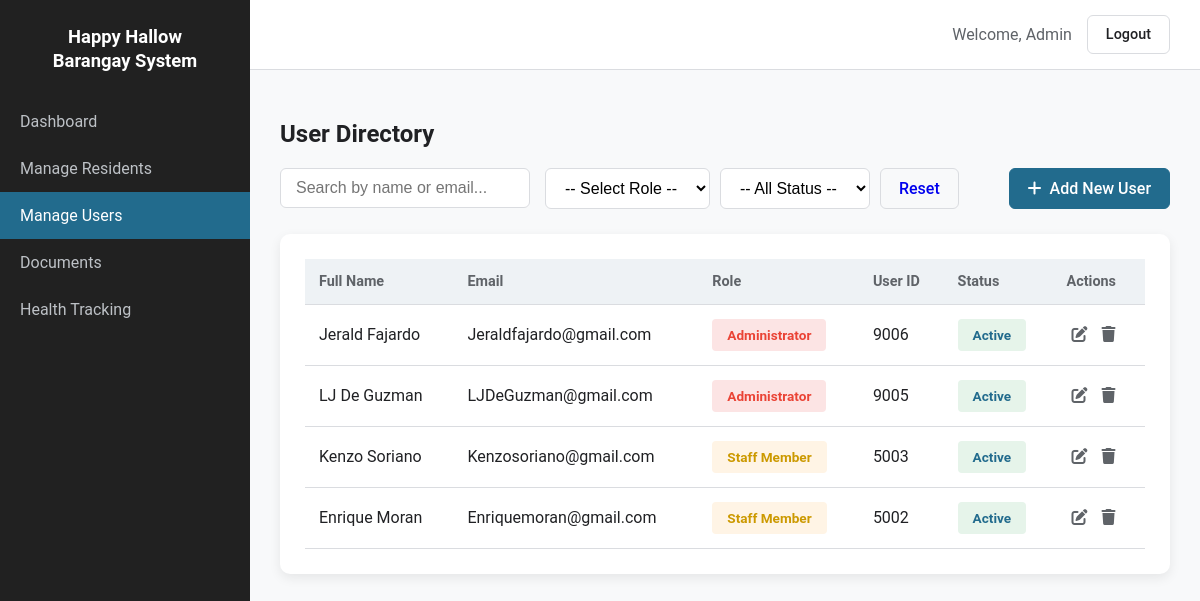
The page /admin/users.php (signed in) on the database its author committed.
### tables this page shows
CREATE TABLE IF NOT EXISTS `users` (
  `user_id` int NOT NULL AUTO_INCREMENT,
  `fullname` varchar(255) DEFAULT NULL,
  `email` varchar(100) NOT NULL,
  `password` varchar(255) NOT NULL,
  `role` varchar(10) NOT NULL,
  `status` varchar(10) NOT NULL DEFAULT 'active',
  PRIMARY KEY (`user_id`)
);

### admin/users.php (the view, shortened to what this page needs)
<?php
$logged_in_username = isset($_SESSION['user_name']) ? htmlspecialchars($_SESSION['user_name']) : 'Admin';
require_once 'db_connect.php';
$search_term = $_GET['search'] ?? '';
function getRoleBadge($role) {
    switch(strtolower($role)) {
        case 'admin': return ['text' => 'Administrator', 'class' => 'badge-admin', 'permission' => 'Full control over all system data, including residents, users, and documents.'];
        case 'staff': return ['text' => 'Staff Member', 'class' => 'badge-staff', 'permission' => 'Can manage (add/edit/view) residents and documents, but has limited user management access.'];
    }
}
function getStatusBadge($status) {
    $status = strtolower($status);
    if ($status == 'active') {
        return ['text' => 'Active', 'class' => 'badge-active'];
    }
    return ['text' => ucfirst($status), 'class' => 'badge-none'];
}
$data = ['count' => 0, 'users' => []];
$sql = "SELECT user_id, fullname, email, role, status FROM users";
$sql .= " ORDER BY user_id DESC";
try {
    $stmt = $conn->prepare($sql);
    $stmt->execute();
    $result = $stmt->get_result();
    if ($result && $result->num_rows > 0) {
        $users_array = [];
        while($row = $result->fetch_assoc()) {
            $users_array[] = $row;
        }
        $data['users'] = $users_array;
        $data['count'] = count($users_array);
    }
} catch (Exception $e) {
    $_SESSION['error_message'] = "Database Error: " . htmlspecialchars($e->getMessage());
}
function renderUserTableRows($users) {
    $rowsHtml = '';
    foreach ($users as $user) {
        $roleBadge = getRoleBadge($user['role']);
        $statusBadge = getStatusBadge($user['status']);
        $userId = htmlspecialchars($user['user_id']);
        $fullname = htmlspecialchars($user['fullname'] ?? '');
        $email = htmlspecialchars($user['email'] ?? '');
        $createdAt = htmlspecialchars($user['created_at'] ?? 'N/A');
        $rowsHtml .= '
            <tr class="user-row" data-user-id="' . $userId . '">
                <td>' . $fullname . '</td>
                <td>' . $email . '</td>
                <td><span class="special-status-bar ' . $roleBadge['class'] . '" style="margin-bottom: 0;">' . $roleBadge['text'] . '</span></td>
                <td>' . $userId . '</td>
                <td><span class="special-status-bar ' . $statusBadge['class'] . '" style="margin-bottom: 0;">' . $statusBadge['text'] . '</span></td>
                <td>
                    <div class="action-icon-group">
                        <a href="edit_user.php?id=' . $userId . '" class="action-btn edit-btn" title="Edit User">
                            <i class="fas fa-edit"></i> </a>
                        <a href="delete_user.php?id=' . $userId . '" class="action-btn delete-btn" title="Delete User" onclick="return confirm(\'Are you sure you want to delete this user (ID: ' . $userId . ')?\');">
                            <i class="fas fa-trash"></i> </a>
                    </div>
                </td>
            </tr>';
        $rowsHtml .= '
            <tr class="detail-row" data-detail-id="' . $userId . '">
                <td colspan="6">
                    <div class="detail-container">
                        <div class="special-status-bar ' . $roleBadge['class'] . '">
                            Role: ' . $roleBadge['text'] . '
                        </div>
                        <div class="detail-tabs">
                            <span class="detail-tab active" data-tab="account-' . $userId . '">Account Info</span>
                            <span class="detail-tab" data-tab="permissions-' . $userId . '">Role & Permissions</span>
                        </div>
                        <div class="tab-content active" id="account-' . $userId . '">
                            <div class="detail-grid">
                                <div class="detail-box">
                                    <h4>IDENTIFICATION</h4>
                                    <p><strong>User ID:</strong> ' . $userId . '</p>
                                    <p><strong>Full Name:</strong> ' . $fullname . '</p>
                                    <p><strong>Email:</strong> ' . $email . '</p>
                                </div>
                                <div class="detail-box">
                                    <h4>STATUS & DATE</h4>
                                    <p><strong>Current Status:</strong> <span class="special-status-bar ' . $statusBadge['class'] . '" style="padding: 3px 8px; margin: 0;">' . $statusBadge['text'] . '</span></p>
                                    <p><strong>Account Created:</strong> ' . $createdAt . '</p>
                                </div>
                            </div>
                        </div>
                        <div class="tab-content" id="permissions-' . $userId . '">
                            <div class="detail-box">
                                <h4>USER ROLE & ACCESS LEVEL</h4>
                                <p><strong>Role:</strong> <span class="special-status-bar ' . $roleBadge['class'] . '" style="padding: 3px 8px; margin: 0;">' . $roleBadge['text'] . '</span></p>
                                <p><strong>Permissions:</strong></p>
                                <p><em>' . htmlspecialchars($roleBadge['permission']) . '</em></p>
                            </div>
                        </div>
                    </div>
                </td>
            </tr>';
    }
    return $rowsHtml;
}
?>
<!DOCTYPE html>
<html lang="en">
<head>
    <link
      rel="stylesheet"
      href="https://cdnjs.cloudflare.com/ajax/libs/font-awesome/6.0.0-beta3/css/all.min.css"
    />
</head>
<body>
<div class="app-container">
    <div class="sidebar">
        <div class="logo">Happy Hallow<br />Barangay System</div>
        <nav class="main-nav">
            <ul>
                <li><a href="admin_dashboard.php">Dashboard</a></li>
                <li><a href="residents.php">Manage Residents</a></li>
                <li><a href="users.php" class="active">Manage Users</a></li>
                <li><a href="documents.php">Documents</a></li>
                <li><a href="health_tracking.php">Health Tracking</a></li>
            </ul>
        </nav>
    </div>
    <div class="main-content">
        <div class="topbar">
            <div class="topbar-right">
                <span class="user-info">Welcome, <?php echo $logged_in_username; ?></span>
                <a href="logout.php" class="btn logout-btn">Logout</a>
            </div>
        </div>
        <div class="page-content">
            <h2 id="user-count-header">User Directory</h2>
            <form id="filter-form" method="GET" action="users.php" class="data-control-panel">
                <div class="search-and-filter-wrapper">
                    <input
                        type="text"
                        placeholder="Search by name or email..."
                        class="search-input"
                        name="search"
                        id="search-input"
                        value="<?php echo htmlspecialchars($search_term); ?>"
                    />
                    <div class="filter-group">
                        <select class="filter-select" name="role" id="role-filter" onchange="this.form.submit()">
                            <option value="">-- Select Role --</option>
                        </select>
                        <select class="filter-select" name="status" id="status-filter" onchange="this.form.submit()">
    <option value="">-- All Status --</option>
</select>
                        <a href="users.php" class="btn">Reset</a>
                    </div>
                </div>
                <a href="add_user.php" class="btn primary-btn add-btn">
                    <i class="fas fa-plus"></i>Add New User
                </a>
            </form>
            <div id="user-table-container">
                <div class="card data-table-card">
                    <div class="table-responsive">
                        <table id="users-main-table">
                            <thead>
                                <tr>
                                    <th>Full Name</th>
                                    <th>Email</th>
                                    <th>Role</th>
                                    <th>User ID</th>
                                    <th>Status</th>
                                    <th>Actions</th>
                                </tr>
                            </thead>
                            <tbody id="users-table-body">
                                <?php echo renderUserTableRows($data['users']); ?>
                            </tbody>
                        </table>
                    </div>
                </div>
            </div>
            </div>
    </div>
</div>
</body>
</html>

### admin/users.php (style rules this page uses)
:root { --primary-color: #226b8dff; --primary-dark: #226b8dff; --secondary-color: #5f6368; --warning-color: #fbbc04; --danger-color: #ea4335; --background-color: #f8f9fa; --card-background: #ffffff; --sidebar-bg: #212121; --text-color: #202124; --text-light: #5f6368; --border-color: #dadce0; --radius: 10px; --shadow: 0 4px 12px rgba(0, 0, 0, 0.08); }
* { box-sizing: border-box; }
body { margin: 0; font-family: "Roboto", Arial, sans-serif; background: var(--background-color); color: var(--text-color); }
a { text-decoration: none; }
.app-container { display: flex; min-height: 100vh; }
.sidebar { width: 250px; background: var(--sidebar-bg); color: white; }
.logo { padding: 25px; text-align: center; font-weight: 700; font-size: 1.15rem; line-height: 1.3; }
.main-nav ul { list-style: none; padding: 0; margin: 0; }
.main-nav a { display: block; padding: 14px 20px; color: #bdc1c6; }
.main-nav a:hover, .main-nav a.active { background: var(--primary-dark); color: white; }
.main-content { flex: 1; }
.topbar { background: white; padding: 15px 30px; border-bottom: 1px solid var(--border-color); display: flex; justify-content: flex-end; align-items: center; }
.topbar-right { display: flex; align-items: center; }
.user-info { margin-right: 15px; color: var(--text-light); }
.logout-btn { padding: 8px 15px; border: 1px solid var(--border-color); background: transparent; color: var(--text-color); font-size: 0.9rem; cursor: pointer; border-radius: 6px; transition: background-color 0.2s; font-weight: 500; }
.page-content { padding: 30px; }
.card { background: white; border-radius: var(--radius); box-shadow: var(--shadow); padding: 25px; margin-bottom: 30px; }
.btn { padding: 10px 18px; border-radius: 6px; font-weight: 500; border: 1px solid var(--border-color); cursor: pointer; transition: background-color 0.2s, box-shadow 0.2s; }
.primary-btn { background: var(--primary-color); color: white; border-color: var(--primary-color); }
table { width: 100%; border-collapse: collapse; }
thead { background: #eef2f5; color: var(--text-light); font-weight: 600; font-size: 0.9rem; text-align: left; }
th, td { padding: 14px; border-bottom: 1px solid var(--border-color); }
.user-row { cursor: pointer; transition: background-color 0.2s; }
.data-control-panel { display: flex; justify-content: space-between; align-items: center; margin-bottom: 25px; }
.search-and-filter-wrapper { display: flex; gap: 15px; align-items: center; flex-wrap: wrap; }
.search-input { padding: 10px 15px; border: 1px solid var(--border-color); border-radius: 6px; width: 250px; font-size: 1rem; transition: border-color 0.2s; }
.filter-group { display: flex; gap: 10px; }
.filter-select { padding: 10px 15px; border: 1px solid var(--border-color); border-radius: 6px; font-size: 1rem; background-color: white; cursor: pointer; }
.add-btn { display: flex; align-items: center; gap: 8px; }
.special-status-bar { padding: 8px 15px; border-radius: 4px; font-weight: 600; font-size: 0.85rem; margin-bottom: 15px; display: inline-block; }
.badge-admin { background-color: #fce4e4; color: var(--danger-color); }
.badge-staff { background-color: #fff4e5; color: #cc9900; }
.badge-active { background-color: #e6f4ea; color: var(--primary-dark); }
.action-btn { color: var(--secondary-color); font-size: 1rem; margin: 0 5px; transition: color 0.2s; }

### rows shown on the page
users: fullname "Jerald Fajardo", email "Jeraldfajardo@gmail.com", role "Administrator", user_id "9006", status "Active"
users: fullname "LJ De Guzman", email "LJDeGuzman@gmail.com", role "Administrator", user_id "9005", status "Active"
users: fullname "Kenzo Soriano", email "Kenzosoriano@gmail.com", role "Staff Member", user_id "5003", status "Active"
users: fullname "Enrique Moran", email "Enriquemoran@gmail.com", role "Staff Member", user_id "5002", status "Active"

### other values the page prints
$logged_in_username "Admin"
